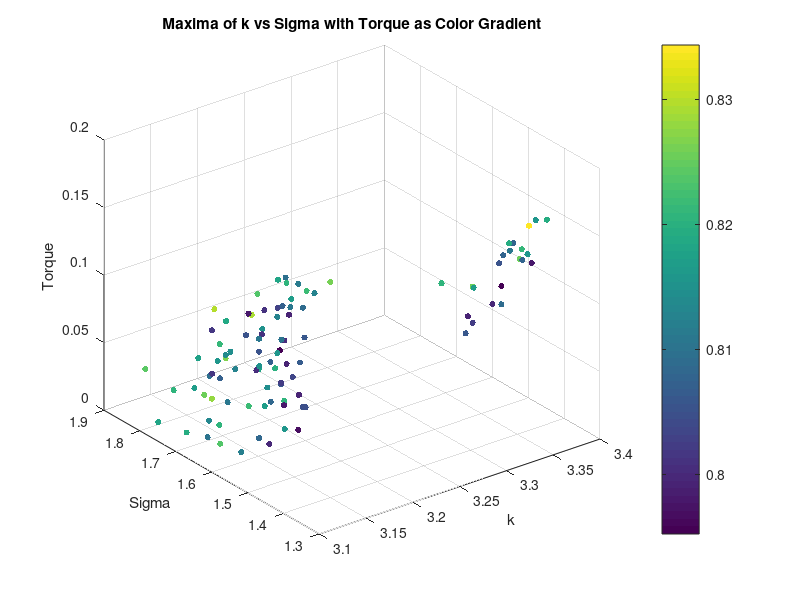
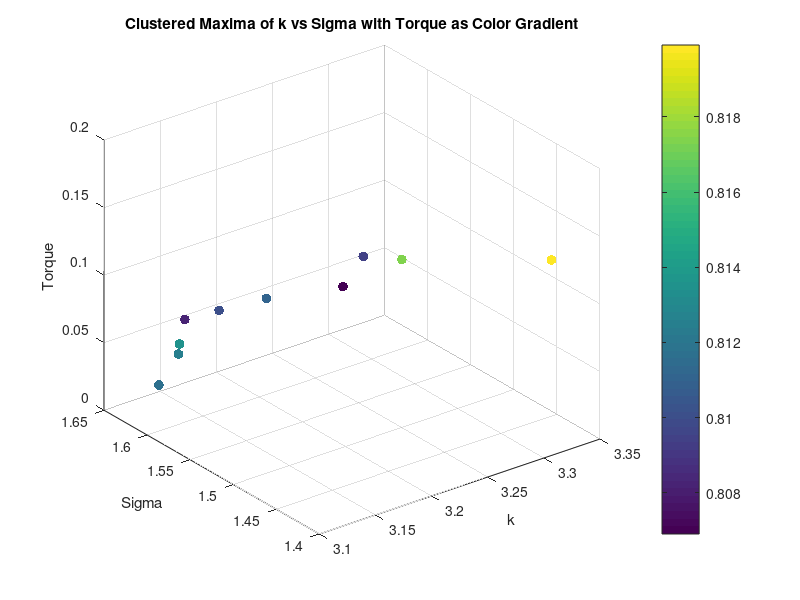
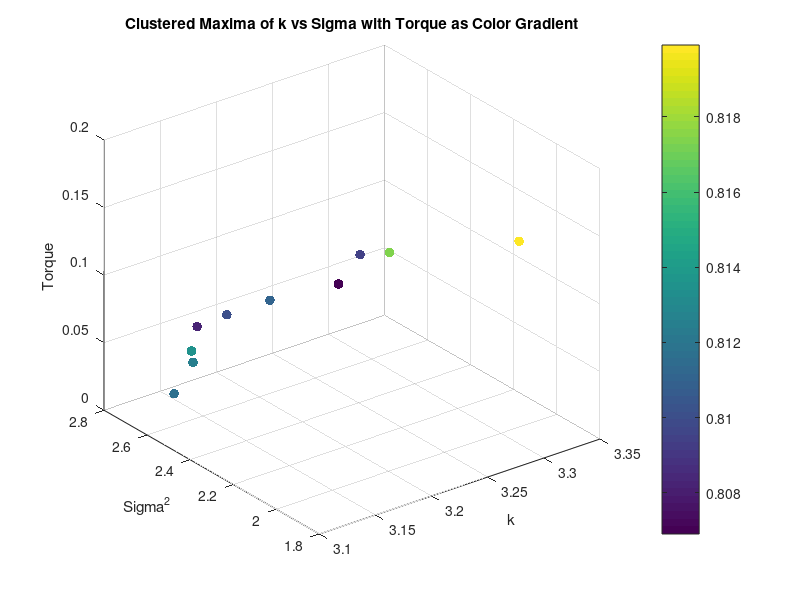
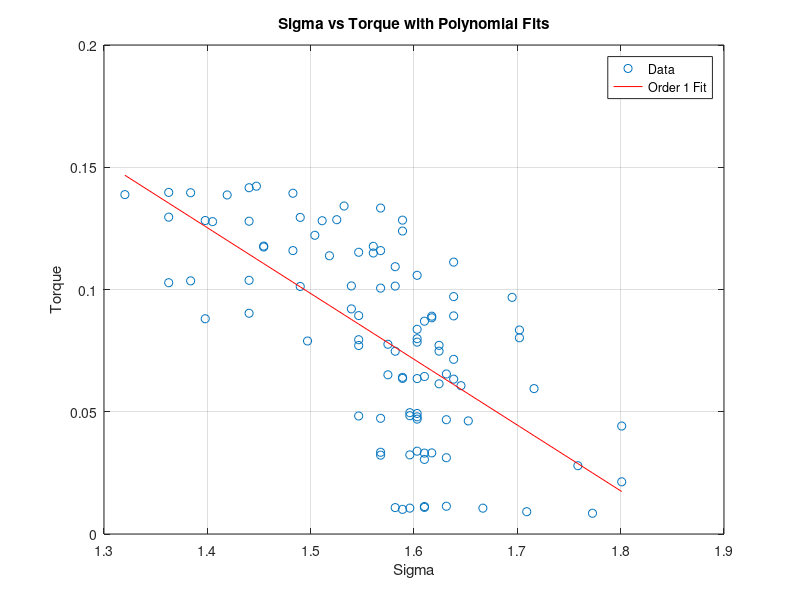

Source code (MATLAB) for these figures, in order: (Note: this script raises an error after producing the figures.)
load('maxima_data.mat');
scatter3(maxima_k, maxima_sigma, torque_values, 20, maxima_corr, 'filled');
xlabel('k');
ylabel('Sigma');
zlabel('Torque');
title('Maxima of k vs Sigma with Torque as Color Gradient');
colorbar;
grid on;

% K means clustering of torque into 10 clusters, taking mean of each cluster k, sigma and corr too
[cluster_idx, cluster_centers] = kmeans(torque_values', 10);
% Take the mean of each cluster
torque_means = zeros(10, 1);
sigma_means = zeros(10, 1);
k_means = zeros(10, 1);
corr_means = zeros(10, 1);
for i = 1:10
    torque_means(i) = mean(torque_values(cluster_idx == i));
    sigma_means(i) = mean(maxima_sigma(cluster_idx == i));
    k_means(i) = mean(maxima_k(cluster_idx == i));
    corr_means(i) = mean(maxima_corr(cluster_idx == i));
end

% Plot the clusters
figure;
scatter3(k_means, sigma_means, torque_means, 50, corr_means, 'filled');
xlabel('k');
ylabel('Sigma');
zlabel('Torque');
title('Clustered Maxima of k vs Sigma with Torque as Color Gradient');
colorbar;
grid on;

figure;
scatter3(k_means, sigma_means.^2, torque_means, 50, corr_means, 'filled');
xlabel('k');
ylabel('Sigma^2');
zlabel('Torque');
title('Clustered Maxima of k vs Sigma with Torque as Color Gradient');
colorbar;
grid on;

% Ensure data is sorted for polyfit
[sigma_sorted, sort_idx] = sort(maxima_sigma);
torque_sorted = torque_values(sort_idx);

% Polyfit for sigma vs torque (order 1 and 2)
p1_sigma = polyfit(sigma_sorted, torque_sorted, 1);

% Calculate fitted values and MSE for sigma vs torque
fitted_torque_p1_sigma = polyval(p1_sigma, sigma_sorted);
mse_p1_sigma = mean((torque_sorted - fitted_torque_p1_sigma).^2);

% Display results for sigma vs torque
disp('Sigma vs Torque:');
disp(['Order 1 MSE: ', num2str(mse_p1_sigma)]);


% Polyfit for sigma^2 vs torque (order 1 and 2)
sigma_squared_sorted = sigma_sorted.^2;
p1_sigma_squared = polyfit(sigma_squared_sorted, torque_sorted, 1);


% Calculate fitted values and MSE for sigma^2 vs torque
fitted_torque_p1_sigma_squared = polyval(p1_sigma_squared, sigma_squared_sorted);
mse_p1_sigma_squared = mean((torque_sorted - fitted_torque_p1_sigma_squared).^2);


% Display results for sigma^2 vs torque
disp('Sigma^2 vs Torque:');
disp(['Order 1 MSE: ', num2str(mse_p1_sigma_squared)]);


% Plot for sigma vs torque with polynomial fits
figure;
plot(sigma_sorted, torque_sorted, 'o', 'DisplayName', 'Data');
hold on;
plot(sigma_sorted, fitted_torque_p1_sigma, '-r', 'DisplayName', 'Order 1 Fit');
xlabel('Sigma');
ylabel('Torque');
title('Sigma vs Torque with Polynomial Fits');
legend('show');
grid on;

% Plot for sigma^2 vs torque with polynomial fits
figure;
plot(sigma_squared_sorted, torque_sorted, 'o', 'DisplayName', 'Data');
hold on;
plot(sigma_squared_sorted, fitted_torque_p1_sigma_squared, '-r', 'DisplayName', 'Order 1 Fit');
xlabel('Sigma^2');
ylabel('Torque');
title('Sigma^2 vs Torque with Polynomial Fits');
legend('show');
grid on;




Ensure data is sorted for polyfit
[sigma_sorted, sort_idx] = sort(sigma_means);
torque_sorted = torque_means(sort_idx);

% Polyfit for sigma vs torque (order 1 and 2)
p1_sigma = polyfit(sigma_sorted, torque_sorted, 1);
p2_sigma = polyfit(sigma_sorted, torque_sorted, 2);

% Calculate fitted values and MSE for sigma vs torque
fitted_torque_p1_sigma = polyval(p1_sigma, sigma_sorted);
fitted_torque_p2_sigma = polyval(p2_sigma, sigma_sorted);
mse_p1_sigma = mean((torque_sorted - fitted_torque_p1_sigma).^2);
mse_p2_sigma = mean((torque_sorted - fitted_torque_p2_sigma).^2);

% Display results for sigma vs torque
disp('Sigma vs Torque:');
disp(['Order 1 MSE: ', num2str(mse_p1_sigma)]);
disp(['Order 2 MSE: ', num2str(mse_p2_sigma)]);

% Polyfit for sigma^2 vs torque (order 1 and 2)
sigma_squared_sorted = sigma_sorted.^2;
p1_sigma_squared = polyfit(sigma_squared_sorted, torque_sorted, 1);
p2_sigma_squared = polyfit(sigma_squared_sorted, torque_sorted, 2);

% Calculate fitted values and MSE for sigma^2 vs torque
fitted_torque_p1_sigma_squared = polyval(p1_sigma_squared, sigma_squared_sorted);
fitted_torque_p2_sigma_squared = polyval(p2_sigma_squared, sigma_squared_sorted);
mse_p1_sigma_squared = mean((torque_sorted - fitted_torque_p1_sigma_squared).^2);
mse_p2_sigma_squared = mean((torque_sorted - fitted_torque_p2_sigma_squared).^2);

% Display results for sigma^2 vs torque
disp('Sigma^2 vs Torque:');
disp(['Order 1 MSE: ', num2str(mse_p1_sigma_squared)]);
disp(['Order 2 MSE: ', num2str(mse_p2_sigma_squared)]);

% Plot for sigma vs torque with polynomial fits
figure;
plot(sigma_sorted, torque_sorted, 'o', 'DisplayName', 'Data');
hold on;
plot(sigma_sorted, fitted_torque_p1_sigma, '-r', 'DisplayName', 'Order 1 Fit');
plot(sigma_sorted, fitted_torque_p2_sigma, '--g', 'DisplayName', 'Order 2 Fit');
xlabel('Sigma');
ylabel('Torque');
title('Sigma vs Torque with Polynomial Fits');
legend('show');
grid on;

% Plot for sigma^2 vs torque with polynomial fits
figure;
plot(sigma_squared_sorted, torque_sorted, 'o', 'DisplayName', 'Data');
hold on;
plot(sigma_squared_sorted, fitted_torque_p1_sigma_squared, '-r', 'DisplayName', 'Order 1 Fit');
plot(sigma_squared_sorted, fitted_torque_p2_sigma_squared, '--g', 'DisplayName', 'Order 2 Fit');
xlabel('Sigma^2');
ylabel('Torque');
title('Sigma^2 vs Torque with Polynomial Fits');
legend('show');
grid on;
